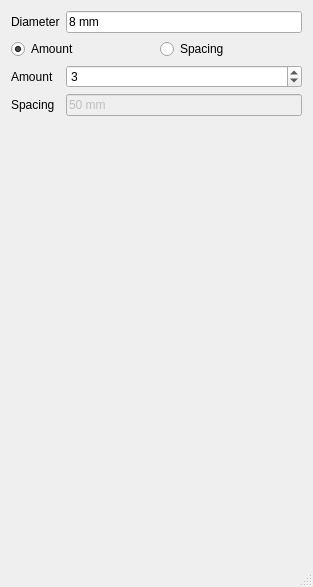
<?xml version="1.0" encoding="UTF-8"?>
<ui version="4.0">
 <class>CrossDistributionRebars</class>
 <widget class="QDialog" name="CrossDistributionRebars">
  <property name="geometry">
   <rect>
    <x>0</x>
    <y>0</y>
    <width>313</width>
    <height>587</height>
   </rect>
  </property>
  <property name="windowTitle">
   <string>Dialog</string>
  </property>
  <property name="windowOpacity">
   <double>1.000000000000000</double>
  </property>
  <property name="sizeGripEnabled">
   <bool>true</bool>
  </property>
  <property name="modal">
   <bool>false</bool>
  </property>
  <layout class="QGridLayout" name="gridLayout">
   <item row="3" column="0">
    <layout class="QFormLayout" name="formLayout">
     <property name="fieldGrowthPolicy">
      <enum>QFormLayout::AllNonFixedFieldsGrow</enum>
     </property>
     <item row="0" column="0">
      <widget class="QLabel" name="cross_distribution_diameterLabel">
       <property name="text">
        <string>Diameter</string>
       </property>
      </widget>
     </item>
     <item row="0" column="1">
      <widget class="Gui::InputField" name="cross_distribution_diameter">
       <property name="text">
        <string>8 mm</string>
       </property>
       <property name="unit" stdset="0">
        <string notr="true"/>
       </property>
      </widget>
     </item>
     <item row="1" column="0" colspan="2">
      <layout class="QHBoxLayout" name="horizontalLayout">
       <item>
        <widget class="Gui::PrefRadioButton" name="cross_distributionAmountRadio">
         <property name="text">
          <string>Amount</string>
         </property>
         <property name="checked">
          <bool>true</bool>
         </property>
        </widget>
       </item>
       <item>
        <widget class="Gui::PrefRadioButton" name="cross_distributionSpacingRadio">
         <property name="text">
          <string>Spacing</string>
         </property>
        </widget>
       </item>
      </layout>
     </item>
     <item row="2" column="0">
      <widget class="QLabel" name="cross_distribution_amountLabel">
       <property name="text">
        <string>Amount</string>
       </property>
      </widget>
     </item>
     <item row="2" column="1">
      <widget class="Gui::PrefSpinBox" name="cross_distribution_amount">
       <property name="enabled">
        <bool>true</bool>
       </property>
       <property name="value">
        <number>3</number>
       </property>
      </widget>
     </item>
     <item row="3" column="0">
      <widget class="QLabel" name="cross_distribution_spacingLabel">
       <property name="text">
        <string>Spacing</string>
       </property>
      </widget>
     </item>
     <item row="3" column="1">
      <widget class="Gui::InputField" name="cross_distribution_spacing">
       <property name="enabled">
        <bool>false</bool>
       </property>
       <property name="text">
        <string>50 mm</string>
       </property>
       <property name="unit" stdset="0">
        <string notr="true"/>
       </property>
      </widget>
     </item>
    </layout>
   </item>
  </layout>
 </widget>
 <customwidgets>
  <customwidget>
   <class>Gui::PrefRadioButton</class>
   <extends>QRadioButton</extends>
   <header>Gui/PrefWidgets.h</header>
  </customwidget>
  <customwidget>
   <class>Gui::InputField</class>
   <extends>QLineEdit</extends>
   <header>Gui/InputField.h</header>
  </customwidget>
  <customwidget>
   <class>Gui::PrefSpinBox</class>
   <extends>QSpinBox</extends>
   <header>Gui/PrefWidgets.h</header>
  </customwidget>
 </customwidgets>
 <tabstops>
  <tabstop>cross_distribution_diameter</tabstop>
  <tabstop>cross_distributionAmountRadio</tabstop>
  <tabstop>cross_distributionSpacingRadio</tabstop>
  <tabstop>cross_distribution_amount</tabstop>
  <tabstop>cross_distribution_spacing</tabstop>
 </tabstops>
 <resources/>
 <connections/>
</ui>
